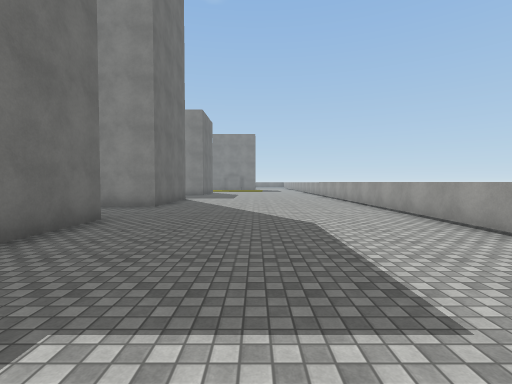
[1] (above)

24 first-person views from a walk through a scene from a Unity 3-D project. The camera is 1.5 m above the floor, tilts 2° down and sees 85° across. The floor is counted in squares, 2 m on a side. Each view is taken from the middle of a square. On the plan, view 1 faces up. The plan holds only what a view shows up to about 10 squares ahead; the rest is blank. The place goes on beyond the plan. The player is left out. Surface patterns are stand-ins for the level's own textures.

[2]
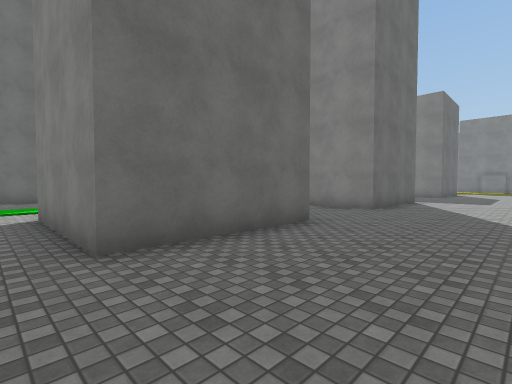

[3]
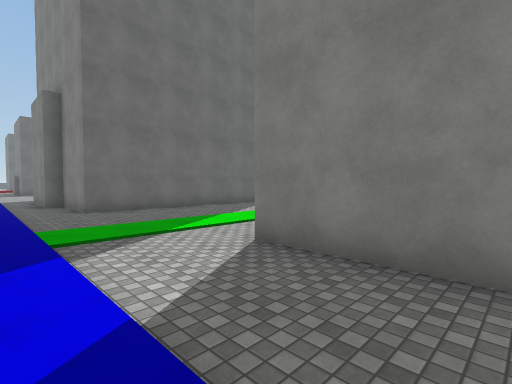

[4]
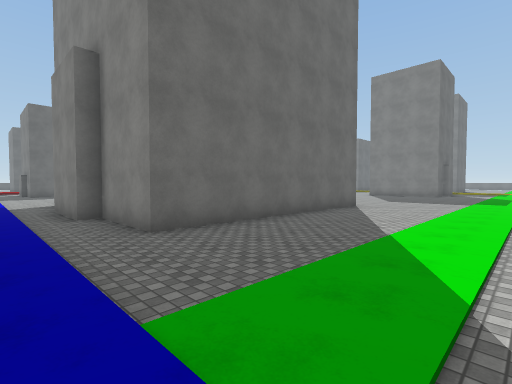

[5]
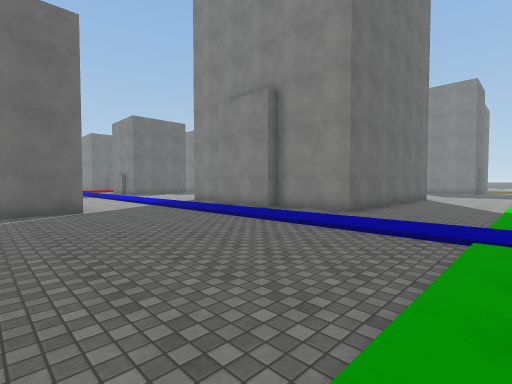

[6]
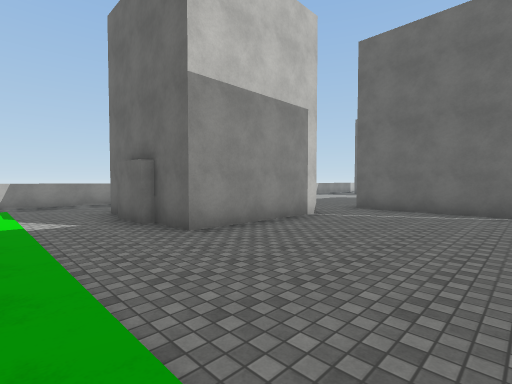

[7]
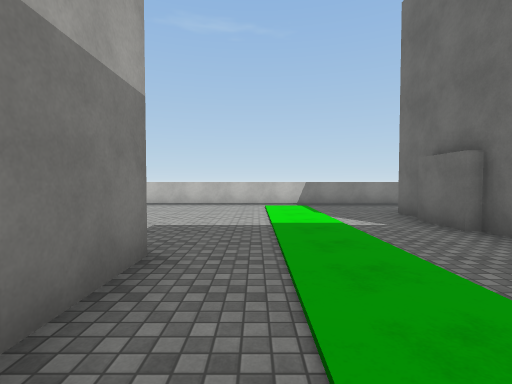

[8]
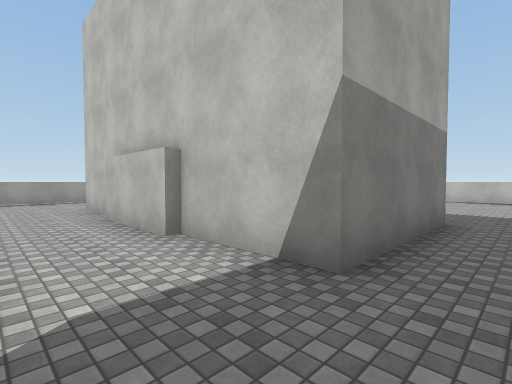

[9]
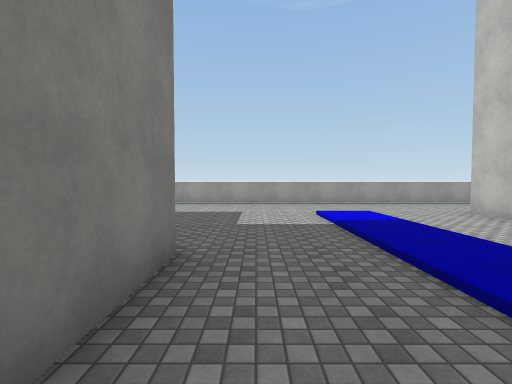

[10]
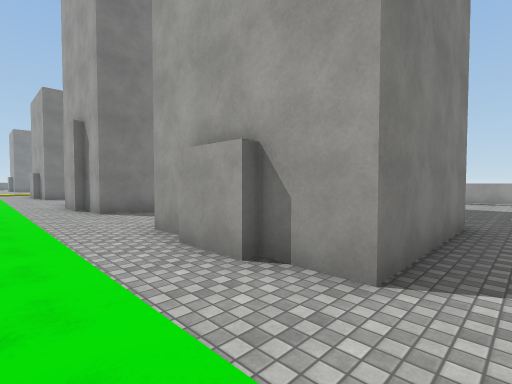

[11]
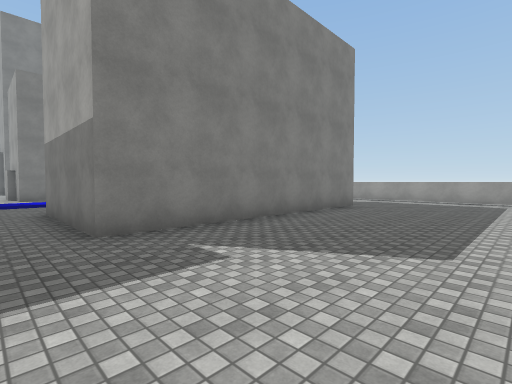

[12]
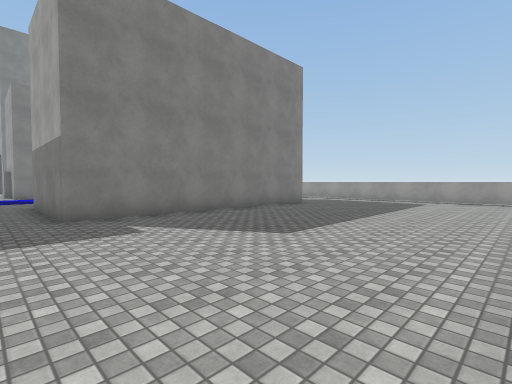

[13]
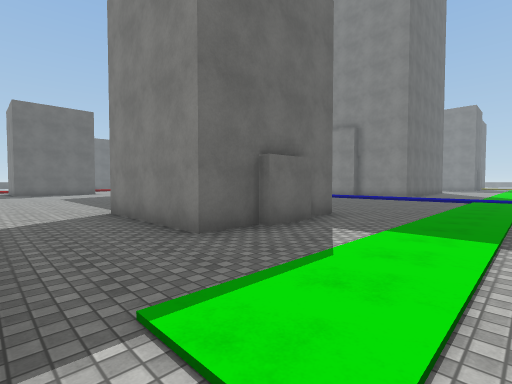

[14]
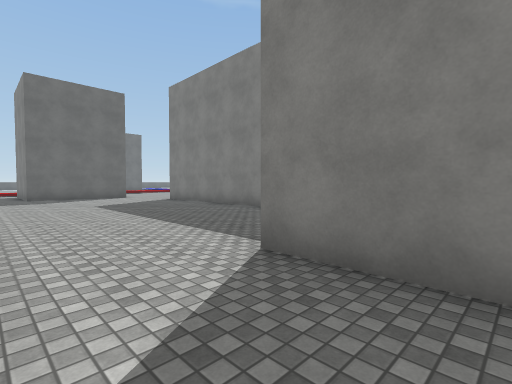

[15]
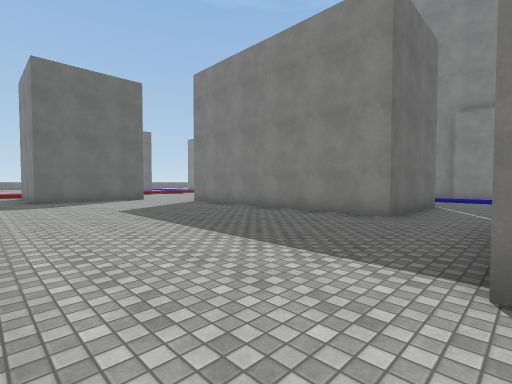

[16]
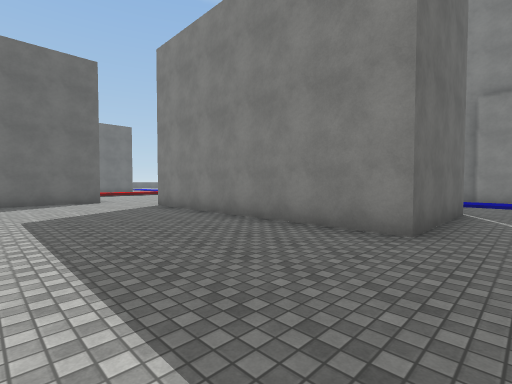

[17]
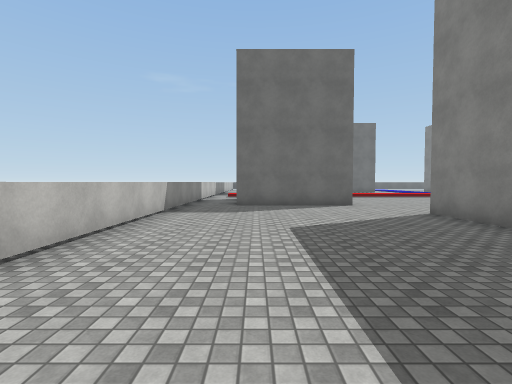

[18]
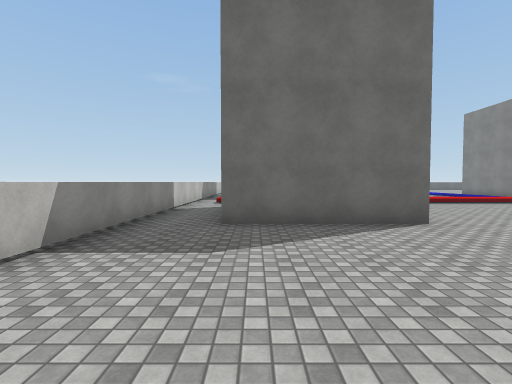

[19]
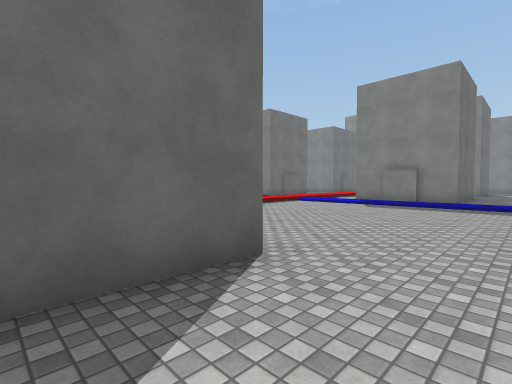

[20]
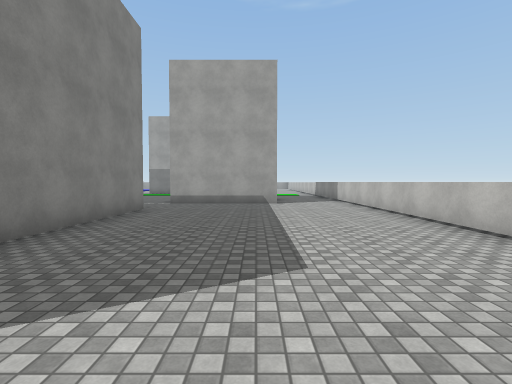

[21]
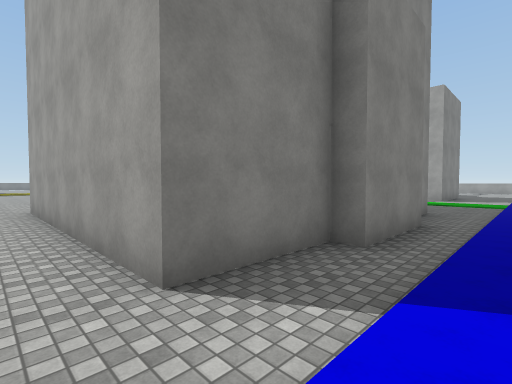

[22]
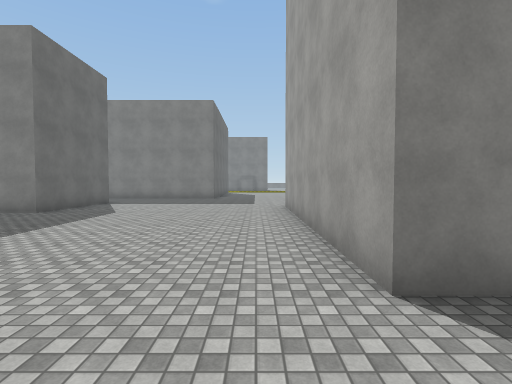

[23]
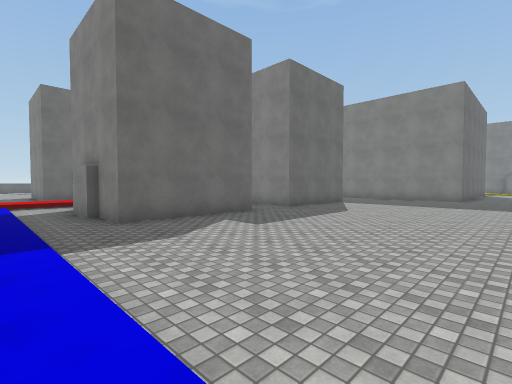

[24]
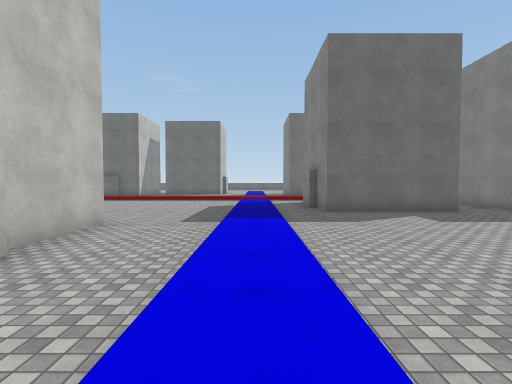

### Floor plan
Points are (right, up) in squares from view 1. A wall is a line through its corners. A room is listed if a view was taken in it or the views show most of it. See-through windows are left out.
Room 1 (views 1, 2, 3, 4, 5, 6, 7, 8, 9, 10, 11, 12, 13, 14, 15, 16, 17, 18, 19, 20, 21, 22, 23, 24)
walls: (-15, 0.5) (-17.5, 0.5); (-17.5, 1) (-20, 1) (-20, 8.6); (-17.2, -4) (-17.2, -7.8) (-24.8, -7.8); (-7.1, 3) (-7.1, 4.4); (-11.2, -9.1) (-11.2, -10.5); (-6.9, 4.8) (-6.9, 5.6); (-4.5, -3.8) (-1.9, -3.8); (-12.5, 8.5) (-12.5, 1) (-15, 1); (-11.4, -10.5) (-11.4, -11.7) (-15.2, -11.7) (-15.2, -8) (-11.4, -8) (-11.4, -9.2); (-3.1, 5.6) (-3.1, 1.8) (-6.9, 1.8) (-6.9, 3.1); (-24.8, -4.1) (-22.4, -4.1); (-1.1, -4.1) (0.6, -4.1); (-7.1, 9.8) (-7.1, 11.1); (-12.8, -14.3) (-4.4, -14.3); (-27, 4.9) (-27, 1) (-28.2, 1); (0.6, -7.8) (-6.9, -7.8) (-6.9, -4.1) (-4.4, -4.1); (-28.1, 0.8) (-29.5, 0.8); (-27, -8.8) (-27, -12.6) (-27.8, -12.6); (-3.1, 12.1) (-3.1, 8.6) (-6.9, 8.6) (-6.9, 9.9); (-27, 9) (-27, 6.5) (-29, 6.5); (3.5, -6.4) (3.5, 10); (3.5, -13.5) (3.5, -9.4); (-31.5, -14.3) (-15, -14.3)

Where each view was taken, in squares from view 1:
view 1: 0 up, 0 right, facing up
view 2: 1 up, 0 right, facing up-left
view 3: 1 down, 4 left, facing up-left
view 4: 1 down, 8 left, facing up-left
view 5: 6 down, 9 left, facing up-left
view 6: 4 down, 9 left, facing down-left
view 7: 5 down, 8 left, facing down
view 8: 2 down, 8 left, facing down-right
view 9: 1 up, 6 left, facing right
view 10: 1 up, 9 left, facing up-right
view 11: 12 down, 8 left, facing up-right
view 12: 14 down, 8 left, facing up-right
view 13: 14 down, 8 left, facing up-left
view 14: 14 down, 13 left, facing up-left
view 15: 14 down, 15 left, facing up-left
view 16: 12 down, 16 left, facing up-left
view 17: 12 down, 18 left, facing left
view 18: 12 down, 22 left, facing left
view 19: 11 down, 25 left, facing up-left
view 20: 11 down, 25 left, facing right
view 21: 1 down, 21 left, facing up-right
view 22: 1 down, 21 left, facing up
view 23: 1 down, 21 left, facing up-left
view 24: 1 down, 19 left, facing left
